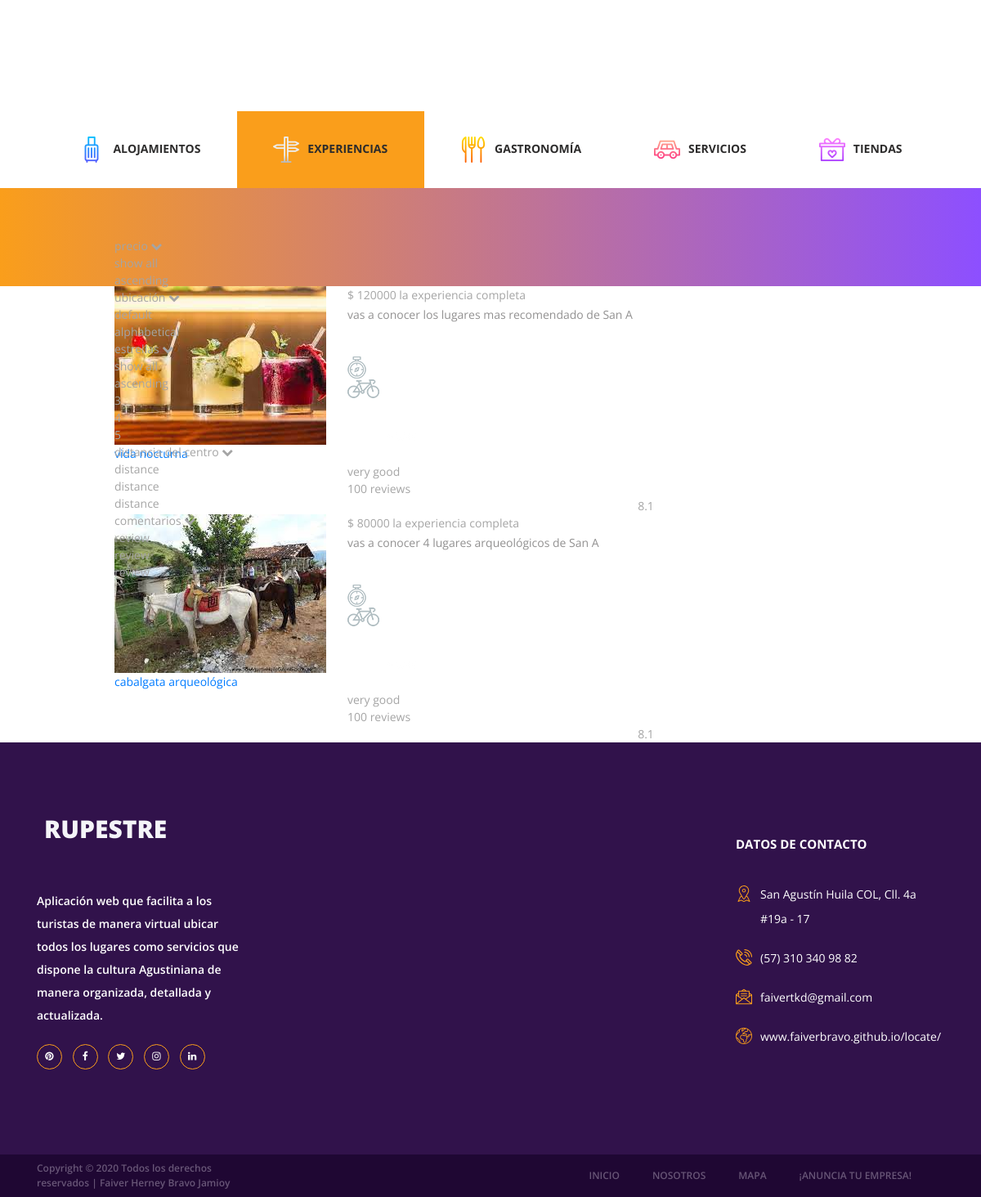
/experiencias/ (lower part), run on an earlier commit of the app's database.
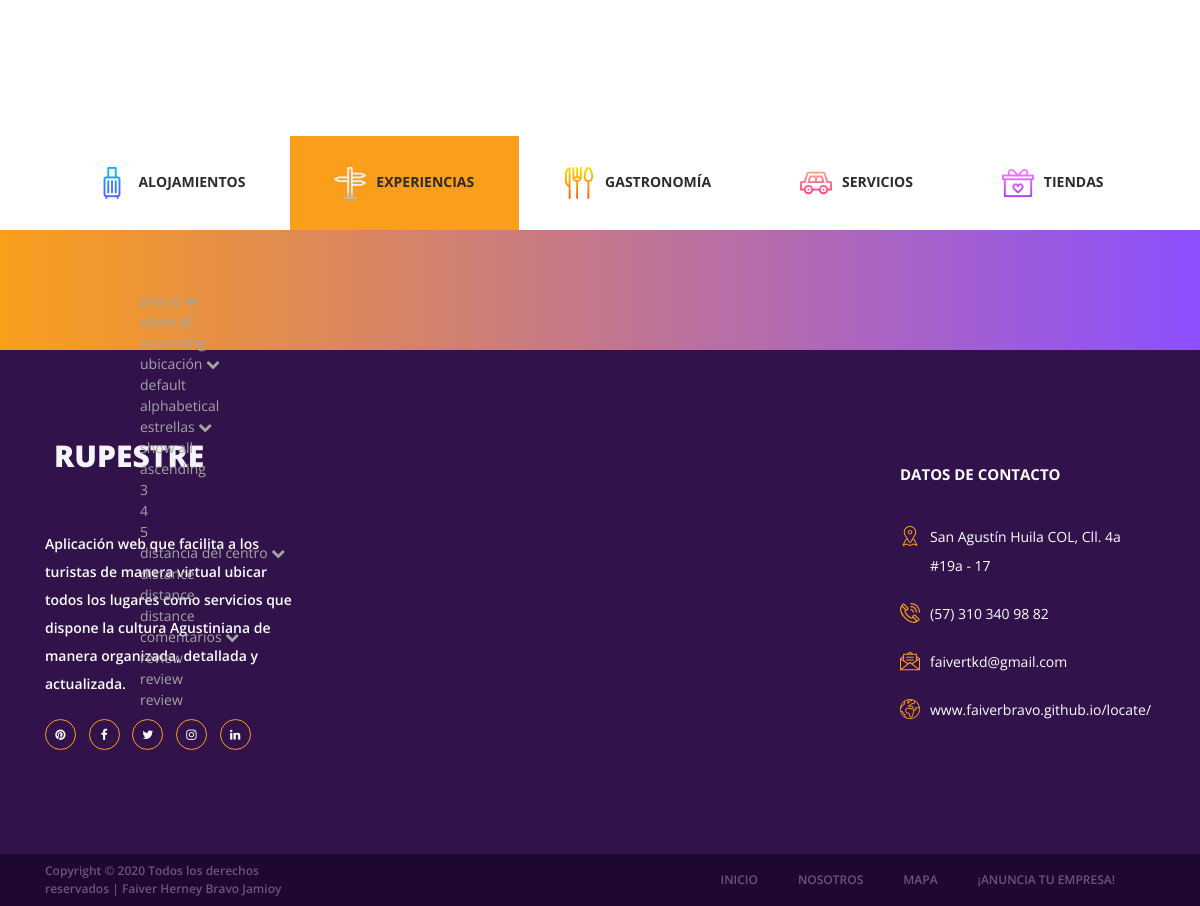
And on a later commit of the database.
### experiencias/models.py (models this page shows, shortened)
class Experiencia(models.Model):
    nombre=models.CharField(max_length=50)
    descripcion=models.CharField(max_length=250)
    precio=models.IntegerField()
    imagen=models.ImageField(upload_to='experiencias')
    created=models.DateTimeField(auto_now_add=True)
    updated=models.DateTimeField(auto_now_add=True)
    class Meta:
        verbose_name='experiencia'
        verbose_name_plural='experiencias'

### experiencias/views.py (the view)
# urls.py: path('experiencias/', include('experiencias.urls')),
def experiencias(request):
    experiencias=Experiencia.objects.all()
    return render(request, "experiencias/experiencias.html", {"experiencias": experiencias})

### experiencias/templates/experiencias/experiencias.html (shortened to what the changed rows need)
{% extends "RupestreApp/base.html" %}
{% load static %}
{% block content %}
<div class="offers">
	{% for experiencia in experiencias %}
		<div class="container">
			<div class="row">
				<div class="col-lg-12">
					<div class="offers_grid">
						<div class="offers_item rating_4">
							<div class="row">
								<div class="col-lg-1 temp_col"></div>
								<div class="col-lg-3 col-1680-4">
									<div class="offers_image_container">
										<div class="offers_image_background"
											><img src= "{{experiencia.imagen.url}}"></div>
										<div class="offer_name"><a href="/hoteles">{{experiencia.nombre}}</a></div>
									</div>
								</div>
								<div class="col-lg-8">
									<div class="offers_content">
										<div class="offers_price">$ {{experiencia.precio}}<span> la experiencia completa</span></div>
										<p class="offers_text">{{experiencia.descripcion}}</p>
										<div class="offers_icons">
											<ul class="offers_icons_list">
												<li class="offers_icons_item"><img src="{% static 'RupestreApp/images/post.png   ' %}" alt=""></li>
												<li class="offers_icons_item"><img src="{% static 'RupestreApp/images/compass.png' %}" alt=""></li>
												<li class="offers_icons_item"><img src="{% static 'RupestreApp/images/bicycle.png' %}" alt=""></li>
												<li class="offers_icons_item"><img src="{% static 'RupestreApp/images/sailboat.pn' %} " alt="">
												</li>
											</ul>
										</div>
										<div class="button book_button"><a
												href="#">book<span></span><span></span><span></span></a></div>
										<div class="offer_reviews">
											<div class="offer_reviews_content">
												<div class="offer_reviews_title">very good</div>
												<div class="offer_reviews_subtitle">100 reviews</div>
											</div>
											<div class="offer_reviews_rating text-center">8.1</div>
										</div>
									</div>
								</div>
							</div>
						</div>
					</div>
				</div>
			</div>
		</div>
	</div>
	{% endfor %}
{% endblock %}

What changed in the data, as far as the page shows it:
removed Experiencia: imagen (picture), nombre "vida nocturna", precio "120000", descripcion "vas a conocer los lugares mas recomendado de San A"
removed Experiencia: imagen (picture), nombre "cabalgata arqueológica", precio "80000", descripcion "vas a conocer 4 lugares arqueológicos de San A"
